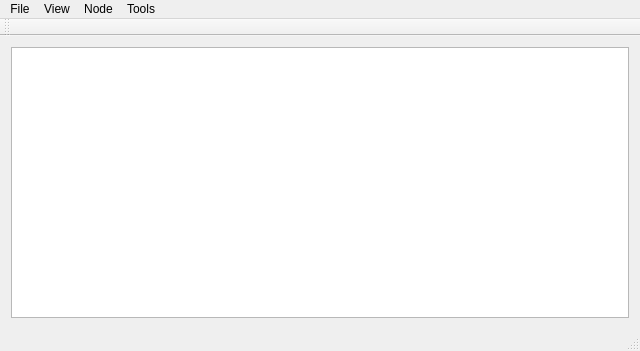
<?xml version="1.0" encoding="UTF-8"?>
<ui version="4.0">
 <class>MainWindow</class>
 <widget class="QMainWindow" name="MainWindow">
  <property name="geometry">
   <rect>
    <x>0</x>
    <y>0</y>
    <width>640</width>
    <height>351</height>
   </rect>
  </property>
  <property name="windowTitle">
   <string>Phyloloc</string>
  </property>
  <widget class="QWidget" name="centralWidget">
   <layout class="QHBoxLayout" name="horizontalLayout">
    <item>
     <widget class="QSplitter" name="splitter">
      <property name="orientation">
       <enum>Qt::Horizontal</enum>
      </property>
      <widget class="QListWidget" name="listWidget">
       <property name="minimumSize">
        <size>
         <width>101</width>
         <height>271</height>
        </size>
       </property>
       <property name="maximumSize">
        <size>
         <width>1410</width>
         <height>16777215</height>
        </size>
       </property>
      </widget>
     </widget>
    </item>
   </layout>
  </widget>
  <widget class="QMenuBar" name="menuBar">
   <property name="geometry">
    <rect>
     <x>0</x>
     <y>0</y>
     <width>640</width>
     <height>25</height>
    </rect>
   </property>
   <widget class="QMenu" name="menuFile">
    <property name="title">
     <string>File</string>
    </property>
    <addaction name="actionOpen"/>
    <addaction name="actionSave_As"/>
    <addaction name="separator"/>
    <addaction name="actionClose_all"/>
    <addaction name="separator"/>
    <addaction name="actionQuit"/>
   </widget>
   <widget class="QMenu" name="menuNode">
    <property name="title">
     <string>Node</string>
    </property>
    <addaction name="actionSelect_all_nodes"/>
    <addaction name="actionClear_selection"/>
    <addaction name="actionSelect_descendants"/>
    <addaction name="actionSelect_Ancestors"/>
    <addaction name="separator"/>
    <addaction name="actionColor_nodes"/>
    <addaction name="separator"/>
    <addaction name="actionSearch_terminal_nodes"/>
   </widget>
   <widget class="QMenu" name="menuTools">
    <property name="title">
     <string>Tools</string>
    </property>
    <addaction name="actionProcess_tree"/>
   </widget>
   <widget class="QMenu" name="menuView">
    <property name="title">
     <string>View</string>
    </property>
    <addaction name="actionZoom"/>
    <addaction name="actionZoom_2"/>
    <addaction name="separator"/>
    <addaction name="actionActual_size"/>
   </widget>
   <addaction name="menuFile"/>
   <addaction name="menuView"/>
   <addaction name="menuNode"/>
   <addaction name="menuTools"/>
  </widget>
  <widget class="QToolBar" name="mainToolBar">
   <attribute name="toolBarArea">
    <enum>TopToolBarArea</enum>
   </attribute>
   <attribute name="toolBarBreak">
    <bool>false</bool>
   </attribute>
  </widget>
  <widget class="QStatusBar" name="statusBar"/>
  <action name="actionOpen">
   <property name="text">
    <string>Open...</string>
   </property>
   <property name="toolTip">
    <string>Open a new file</string>
   </property>
   <property name="shortcut">
    <string>Ctrl+O</string>
   </property>
  </action>
  <action name="actionSave_As">
   <property name="text">
    <string>Save As...</string>
   </property>
   <property name="shortcut">
    <string>Ctrl+S</string>
   </property>
  </action>
  <action name="actionQuit">
   <property name="text">
    <string>Quit</string>
   </property>
   <property name="toolTip">
    <string>Quit the application</string>
   </property>
   <property name="shortcut">
    <string>Ctrl+Q</string>
   </property>
  </action>
  <action name="actionProcess_tree">
   <property name="text">
    <string>Propagate...</string>
   </property>
  </action>
  <action name="actionConcense_trees">
   <property name="text">
    <string>Concense trees...</string>
   </property>
  </action>
  <action name="actionClear_selection">
   <property name="text">
    <string>Clear selection</string>
   </property>
  </action>
  <action name="actionSelect_descendants">
   <property name="text">
    <string>Select descendants</string>
   </property>
  </action>
  <action name="actionSelect_Ancestors">
   <property name="text">
    <string>Select ancestors</string>
   </property>
  </action>
  <action name="actionColor_nodes">
   <property name="text">
    <string>Color nodes...</string>
   </property>
  </action>
  <action name="actionSelect_all_nodes">
   <property name="text">
    <string>Select all nodes</string>
   </property>
   <property name="shortcut">
    <string>Ctrl+A</string>
   </property>
  </action>
  <action name="actionSearch_terminal_nodes">
   <property name="text">
    <string>Search terminal nodes...</string>
   </property>
   <property name="shortcut">
    <string>Ctrl+F</string>
   </property>
  </action>
  <action name="actionZoom">
   <property name="text">
    <string>Zoom +</string>
   </property>
   <property name="shortcut">
    <string>Ctrl++</string>
   </property>
  </action>
  <action name="actionZoom_2">
   <property name="text">
    <string>Zoom -</string>
   </property>
   <property name="shortcut">
    <string>Ctrl+-</string>
   </property>
  </action>
  <action name="actionActual_size">
   <property name="text">
    <string>Actual size</string>
   </property>
   <property name="shortcut">
    <string>Ctrl+0</string>
   </property>
  </action>
  <action name="actionClose_all">
   <property name="text">
    <string>Close all...</string>
   </property>
  </action>
 </widget>
 <layoutdefault spacing="6" margin="11"/>
 <resources/>
 <connections/>
</ui>
